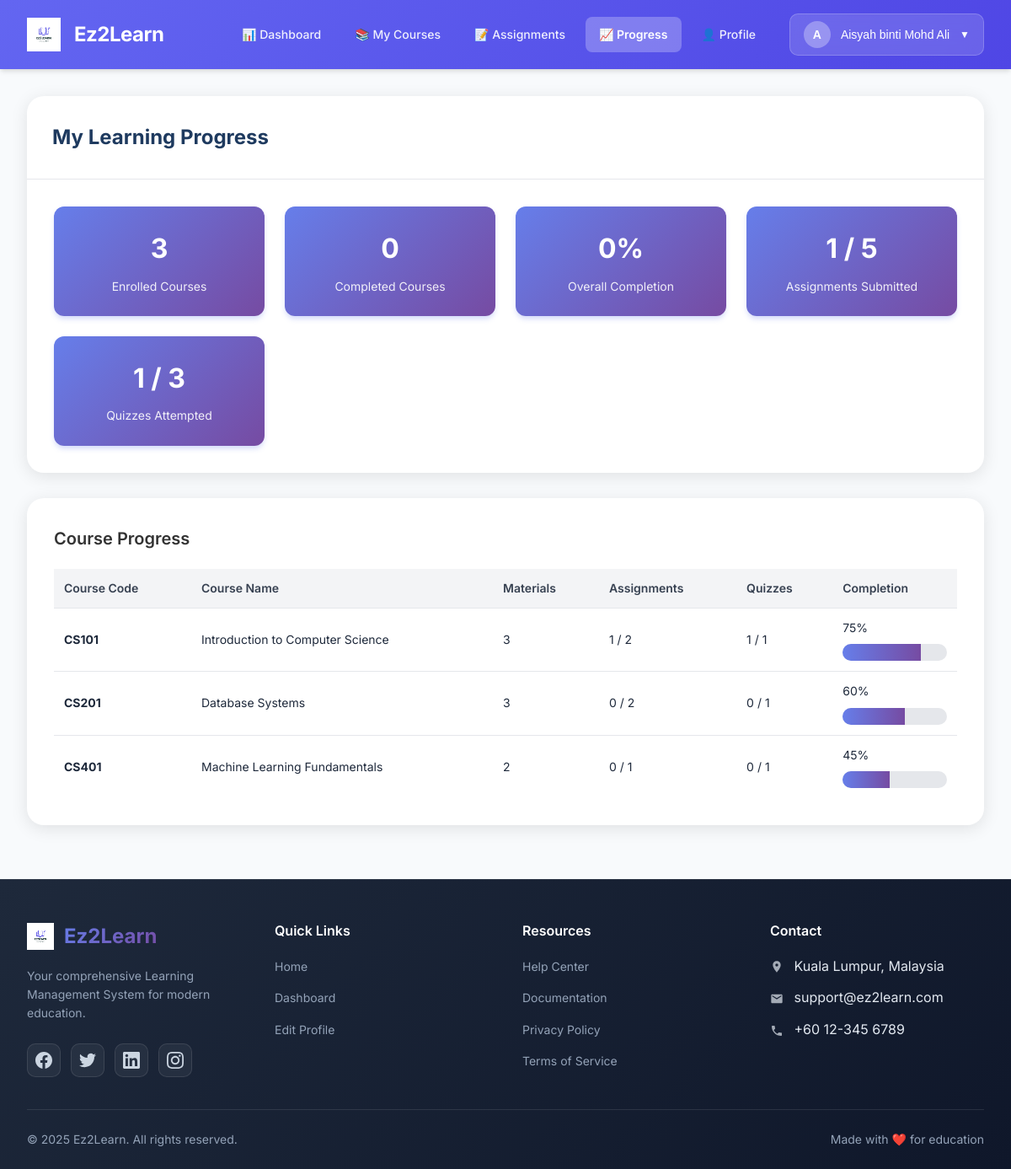
The page /student/module-progress/index.php (signed in) on the database its author committed.
### tables this page shows
CREATE TABLE courses (
    course_id INT AUTO_INCREMENT PRIMARY KEY,
    course_code VARCHAR(20) UNIQUE NOT NULL,
    course_name VARCHAR(100) NOT NULL,
    description TEXT,
    status ENUM('open','closed') DEFAULT 'open'
);

### student/module-progress/index.php (the view, shortened to what this page needs)
<?php
$db_host = 'localhost';
$db_user = 'root';
$db_pass = '';
$db_name = 'ez2learn';
$conn = mysqli_connect($db_host, $db_user, $db_pass, $db_name);
$student_id = $_SESSION['user_id'] ?? 0;
$progress_query = "
    SELECT
        c.course_id, c.course_code, c.course_name,
        p.completed_percentage,
        COUNT(DISTINCT m.material_id) as total_materials,
        COUNT(DISTINCT a.assignment_id) as total_assignments,
        COUNT(DISTINCT s.assignment_id) as submitted_assignments,
        COUNT(DISTINCT q.quiz_id) as total_quizzes,
        COUNT(DISTINCT qa.quiz_id) as attempted_quizzes
    FROM enrollments e
    INNER JOIN courses c ON e.course_id = c.course_id
    LEFT JOIN progress p ON c.course_id = p.course_id AND p.student_id = ?
    LEFT JOIN materials m ON c.course_id = m.course_id
    LEFT JOIN assignments a ON c.course_id = a.course_id
    LEFT JOIN submissions s ON a.assignment_id = s.assignment_id AND s.student_id = ?
    LEFT JOIN quizzes q ON c.course_id = q.course_id
    LEFT JOIN quiz_attempts qa ON q.quiz_id = qa.quiz_id AND qa.student_id = ?
    WHERE e.student_id = ?
    GROUP BY c.course_id, p.completed_percentage
    ORDER BY c.course_code ASC
";
$stmt = mysqli_prepare($conn, $progress_query);
mysqli_stmt_bind_param($stmt, "iiii", $student_id, $student_id, $student_id, $student_id);
mysqli_stmt_execute($stmt);
$result = mysqli_stmt_get_result($stmt);
$course_progress = mysqli_fetch_all($result, MYSQLI_ASSOC);
$total_courses = count($course_progress);
$completed_courses = 0;
$total_assignments = 0;
$submitted_assignments = 0;
$total_quizzes = 0;
$attempted_quizzes = 0;
foreach ($course_progress as $course) {
    $total_assignments += $course['total_assignments'];
    $submitted_assignments += $course['submitted_assignments'];
    $total_quizzes += $course['total_quizzes'];
    $attempted_quizzes += $course['attempted_quizzes'];
}
$overall_completion = $total_courses > 0 ? round(($completed_courses / $total_courses) * 100, 1) : 0;
require_once '../../includes/header-student.php';
?>
    <div class="container">
        <div class="page-container">
            <div class="page-header">
                <h1 class="page-title">My Learning Progress</h1>
            </div>
            <div class="stats-grid">
                <div class="stat-card">
                    <div class="stat-number"><?php echo $total_courses; ?></div>
                    <div class="stat-label">Enrolled Courses</div>
                </div>
                <div class="stat-card">
                    <div class="stat-number"><?php echo $completed_courses; ?></div>
                    <div class="stat-label">Completed Courses</div>
                </div>
                <div class="stat-card">
                    <div class="stat-number"><?php echo $overall_completion; ?>%</div>
                    <div class="stat-label">Overall Completion</div>
                </div>
                <div class="stat-card">
                    <div class="stat-number"><?php echo $submitted_assignments; ?> / <?php echo $total_assignments; ?></div>
                    <div class="stat-label">Assignments Submitted</div>
                </div>
                <div class="stat-card">
                    <div class="stat-number"><?php echo $attempted_quizzes; ?> / <?php echo $total_quizzes; ?></div>
                    <div class="stat-label">Quizzes Attempted</div>
                </div>
            </div>
        </div>
        <div class="page-container">
            <div class="content">
                <h2 style="font-size: 20px; font-weight: 600; color: #333; margin-bottom: 20px;">Course Progress</h2>
                <div class="table-wrapper">
                    <table>
                        <thead>
                            <tr>
                                <th>Course Code</th>
                                <th>Course Name</th>
                                <th>Materials</th>
                                <th>Assignments</th>
                                <th>Quizzes</th>
                                <th>Completion</th>
                            </tr>
                        </thead>
                        <tbody>
                            <?php if (empty($course_progress)): ?>
                                <tr>
                                    <td colspan="6" style="text-align: center; padding: 40px; color: #6b7280;">No enrolled courses</td>
                                </tr>
                            <?php else: ?>
                                <?php foreach ($course_progress as $course): ?>
                                    <tr>
                                        <td><strong><?php echo htmlspecialchars($course['course_code']); ?></strong></td>
                                        <td><?php echo htmlspecialchars($course['course_name']); ?></td>
                                        <td><?php echo $course['total_materials']; ?></td>
                                        <td><?php echo $course['submitted_assignments']; ?> / <?php echo $course['total_assignments']; ?></td>
                                        <td><?php echo $course['attempted_quizzes']; ?> / <?php echo $course['total_quizzes']; ?></td>
                                        <td>
                                            <?php
                                            $completion = round($course['completed_percentage'] ?? 0, 1);
                                            echo $completion . '%';
                                            ?>
                                            <div class="progress-bar">
                                                <div class="progress-fill" style="width: <?php echo min($completion, 100); ?>%;"></div>
                                            </div>
                                        </td>
                                    </tr>
                                <?php endforeach; ?>
                            <?php endif; ?>
                        </tbody>
                    </table>
                </div>
            </div>
        </div>
    </div>
<?php require_once '../../includes/footer.php'; ?>

### includes/header-student.php (style rules this page uses)
* { margin: 0; padding: 0; box-sizing: border-box; }
body { font-family: 'Inter', -apple-system, BlinkMacSystemFont, 'Segoe UI', sans-serif; background: #f8fafc; color: #1e293b; line-height: 1.6; }
.container { max-width: 1600px; margin: 2rem auto; padding: 0 2rem; }

### student/module-progress/index.php (style rules this page uses)
.page-container { background: #ffffff; border-radius: 20px; box-shadow: 0 4px 20px rgba(0, 0, 0, 0.1); overflow: hidden; margin-bottom: 30px; }
.page-header { padding: 30px; border-bottom: 1px solid #e5e7eb; }
.page-title { font-size: 24px; font-weight: 700; color: #1e3a5f; }
.stats-grid { display: grid; grid-template-columns: repeat(auto-fit, minmax(200px, 1fr)); gap: 1.5rem; padding: 2rem; }
.stat-card { background: linear-gradient(135deg, #667eea 0%, #764ba2 100%); color: white; padding: 1.5rem; border-radius: 12px; text-align: center; box-shadow: 0 4px 6px -1px rgba(102, 126, 234, 0.3); transition: all 0.3s cubic-bezier(0.4, 0, 0.2, 1); }
.stat-number { font-size: 2rem; font-weight: 700; margin-bottom: 0.5rem; }
.stat-label { font-size: 0.875rem; opacity: 0.9; }
.content { padding: 2rem; }
.table-wrapper { overflow-x: auto; }
table { width: 100%; border-collapse: collapse; }
thead { background: #f3f4f6; }
th { padding: 12px; text-align: left; font-weight: 600; font-size: 14px; color: #374151; }
td { padding: 12px; border-top: 1px solid #e5e7eb; font-size: 14px; }
tbody tr { transition: background-color 0.2s ease; }
.progress-bar { width: 100%; height: 20px; background: #e5e7eb; border-radius: 10px; overflow: hidden; margin-top: 0.5rem; }
.progress-fill { height: 100%; background: linear-gradient(90deg, #667eea 0%, #764ba2 100%); transition: width 0.3s ease; }

### rows shown on the page
courses: course_code "CS101", course_name "Introduction to Computer Science", total_materials "3", submitted_assignments "1", total_assignments "2", attempted_quizzes "1", total_quizzes "1", completion "75"
courses: course_code "CS201", course_name "Database Systems", total_materials "3", submitted_assignments "0", total_assignments "2", attempted_quizzes "0", total_quizzes "1", completion "60"
courses: course_code "CS401", course_name "Machine Learning Fundamentals", total_materials "2", submitted_assignments "0", total_assignments "1", attempted_quizzes "0", total_quizzes "1", completion "45"

### other values the page prints
substr($user_name, 0, 1) "A"
$user_name "Aisyah binti Mohd Ali"
$total_courses "3"
$completed_courses "0"
$overall_completion "0"
$submitted_assignments "1"
$total_assignments "5"
$attempted_quizzes "1"
$total_quizzes "3"
